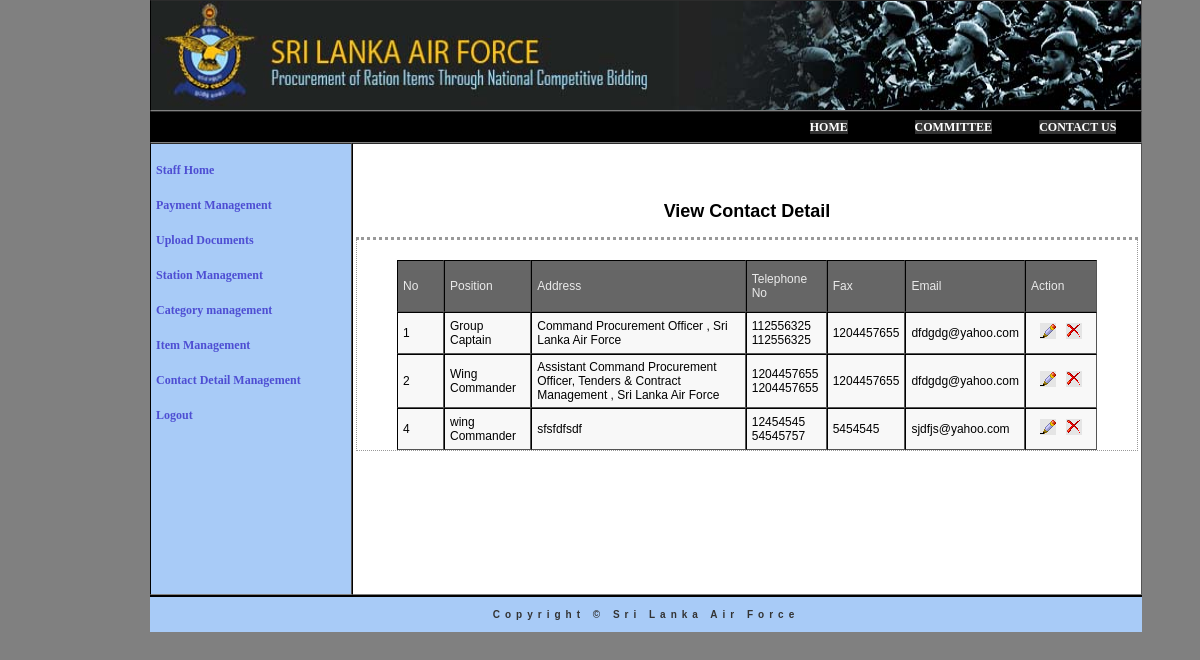
/admin/staff/conDetaView.php (signed in), run on the app's committed database.
### tables this page shows
CREATE TABLE IF NOT EXISTS `contactus` (
  `contactID` int(2) NOT NULL AUTO_INCREMENT,
  `year` varchar(25) NOT NULL,
  `Position` varchar(50) NOT NULL,
  `Address` varchar(150) NOT NULL,
  `teleNo1` int(10) NOT NULL,
  `teleNo2` int(10) NOT NULL,
  `fax` int(10) NOT NULL,
  `email` varchar(30) NOT NULL,
  PRIMARY KEY (`contactID`)
);

### admin/staff/conDetaView.php (the view, shortened to what this page needs)
<!DOCTYPE html PUBLIC "-//W3C//DTD XHTML 1.0 Transitional//EN" "http://www.w3.org/TR/xhtml1/DTD/xhtml1-transitional.dtd">
<html xmlns="http://www.w3.org/1999/xhtml">
<head>
<link href="../../include/MyStyle.css" rel="stylesheet" type="text/css" media="all" />
<link href="../../SpryAssets/SpryMenuBarHorizontal.css" rel="stylesheet" type="text/css" />
<link href="../../SpryAssets/SpryMenuBarVertical.css" rel="stylesheet" type="text/css" />
</head>
<body>
<table width="990" border="1" cellspacing="0" cellpadding="0" class="maintable" bgcolor="#A8CBF7">
  <tr >
      <td  colspan="3"  height="109" bgcolor="#000000"><img src="../../images/new.jpg" width="990" height="109"></td>
  </tr>
  <tr>
    <td  colspan="3" height="30" align="center"  bgcolor="#000000">
	<?php
	include("include_staffMainmenu.php");
	?>
</td>
  </tr>
  <tr>
    <td width="200" valign="top">
	<?php
	include("include_staffSubmenu2.php");
	?>
	</td>
    <td width="790" height="450" valign="top" align="center" bgcolor="#FFFFFF"><h2><br/><br/>View Contact Detail</h2>
      <form id="form1" name="form1" method="post" action="<?php echo $_SERVER['PHP_SELF'];?>">
        <?php
	include("../../Include_Connection.php");
	 $sql = "SELECT * FROM contactus";
	 $result = mysql_query($sql, $conn) or die(mysql_error());
 		?>
     <div class="container">
 <table width="700" border="1" cellspacing="0" cellpadding="5" align="center" class="subtable">
  <tr align="center" class="subtableheading">
    <td width="35" height="40">No</td>
    <td>Position</td>
    <td >Address</td>
    <td >Telephone No</td>
     <td >Fax</td>
      <td>Email</td>
       <td width="60">Action</td>
  </tr>
 <?php
 while ($newArray = mysql_fetch_array($result))
 {
?>
 <tr class="tabletxt">
    <td height="30"><?php echo $newArray['contactID']; ?></td>
    <td><?php echo $newArray['Position']; ?></td>
   <td><?php echo $newArray['Address']; ?></td>
   <td>
   <?php echo $newArray['teleNo1']; ?><br/>
   <?php echo $newArray['teleNo2']; ?>
   </td>
   <td><?php echo $newArray['fax']; ?></td>
   <td><?php echo $newArray['email']; ?></td>
    <td colspan="2" align="center">
    <a href="conDetaEdit.php?ID=<?php echo $newArray['contactID']; ?>"><img src="../../images/b_edit.png" width="16" height="16" alt="EDIT" border="0" /></a>&nbsp;&nbsp;
    <a href="conDetaDelete.php?ID=<?php echo $newArray['contactID']; ?>"><img src="../../images/b_drop.png" width="16" height="16" alt="DELETE" border="0" /></a>
   	</td>
  </tr>
 <?php
 }
?>
</table>
 </div>
 </form>
     </td>
   </tr>
  <tr>
    <td colspan="3" align="center" class="copyr" height="35"> Copyright &copy; Sri Lanka Air Force</td>
  </tr>
</table>
</body>
</html>

### include/MyStyle.css (style rules this page uses)
body { font-family: Georgia, "Times New Roman", Times, serif; font-size: 12px; background-color:#808080 ; margin-top: 0px; margin-right: 0px; margin-bottom: 0px; margin-left: 150px; }
img { background-color: #E5E5E5; border:; }
.copyr { font-family: Verdana, Geneva, sans-serif; font-size: 10px; font-style: normal; font-weight: bold; font-variant: normal; color: #333; text-decoration: none; letter-spacing: 5px; border-top-width: 2px; border-right-width: 0px; border-bottom-width: 0px; border-left-width: 0px; border-top-color: #000; border-right-color: #000; border-bottom-color: #000; border-left-color: #000; }
.maintable { font-family: Verdana, Geneva, sans-serif; font-size: 12px; color: #000; margin: 0px; border-top-width: 0px; border-right-width: 0px; border-bottom-width: 0px; border-left-width: 0px; border-top-style: none; border-right-style: solid; border-bottom-style: none; border-left-style: solid; border-right-color: #000; border-left-color: #000; background-color: #A8CBF7; }
.subtable { font-family: Verdana, Geneva, sans-serif; font-size: 12px; background-color: #F8F8F8; border-top-color: #000; border-right-color: #000; border-bottom-color: #000; border-left-color: #000; border-top-width: 0px; border-right-width: 0px; border-bottom-width: 0px; border-left-width: 0px; }
.subtableheading { font-family: Verdana, Geneva, sans-serif; font-size: 12px; color: #EAEAEA; text-decoration: none; background-color: #666; text-align: left; height: auto; }
a { font-family: Georgia, "Times New Roman", Times, serif; font-size: 12px; font-weight: bold; color: #4E4ED3; text-decoration: none; }
.container { width: 780px; border-right-width: 1px; border-bottom-width: 1px; border-left-width: 1px; border-left-width: 1px; border-right-style: dotted; border-bottom-style: dotted; border-left-style: dotted; border-top-style: dotted; border-right-color: #999; border-bottom-color: #999; border-left-color: #999; border-top-color: #999; margin-top: auto; margin-right: auto; margin-bottom: auto; margin-left: auto; padding-top: 20px; }

### admin/staff/include_staffSubmenu2.php (style rules this page uses)
body { behavior:url(cssHoverFix.htc); }

### data on the page
contactus: contactID "1", Position "Group Captain", Address "Command Procurement Officer , Sri Lanka Air Force", teleNo1 "112556325", teleNo2 "112556325", fax "1204457655", email "dfdgdg@yahoo.com"
contactus: contactID "2", Position "Wing Commander", Address "Assistant Command Procurement Officer, Tenders & Contract Management , Sri Lanka Air Force", teleNo1 "1204457655", teleNo2 "1204457655", fax "1204457655", email "dfdgdg@yahoo.com"
contactus: contactID "4", Position "wing Commander", Address "sfsfdfsdf", teleNo1 "12454545", teleNo2 "54545757", fax "5454545", email "sjdfjs@yahoo.com"
